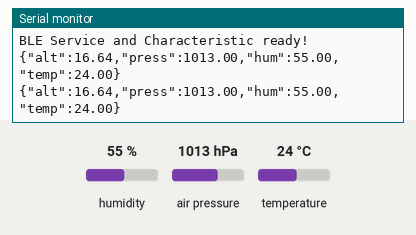
Recording of a sketch running on a simulated ESP32. Parts: the last lines printed to the serial monitor. The inputs (shaded band) are chosen by the test bench; at power-on: humidity 55 %, air pressure 1013 hPa, temperature 24 °C. Nothing arrives over Bluetooth unless stated; a phone connects over Bluetooth LE 3 s after start.

Above: at 1.2 s.
1.3 s: humidity set to 22 %
At 2.6 s:
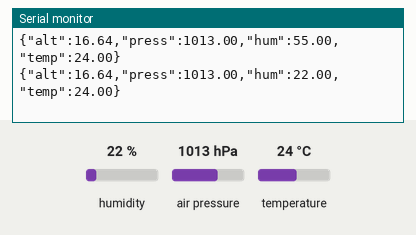
2.8 s: air pressure set to 952 hPa
At 3.7 s:
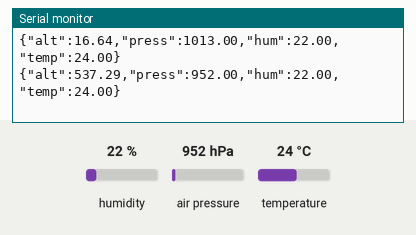
4.3 s: temperature set to 12 °C
At 5.5 s:
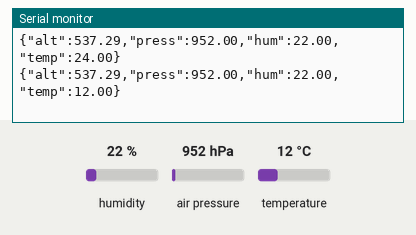

The sketch:

02_Send_BME280.ino
```cpp
/*
    This code sets up a BLE server on an ESP32 with a single service and characteristic.
    It periodically updates the characteristic with altitude, pressure, humidity, and temperature data
    and sends it to BLE clients every 1 second.
*/

#include <BLEDevice.h>      // BLE device control and initialization
#include <BLEUtils.h>       // Utility functions for BLE operations
#include <BLEServer.h>      // BLE server management
#include <Adafruit_BME280.h> // Library for interacting with the BME280 sensor

// https://www.uuidgenerator.net/version1
#define SERVICE_UUID        "4fafc201-1fb5-459e-8fcc-c5c9c331914b" // Unique identifier for the BLE service
#define CHARACTERISTIC_UUID "beb5483e-36e1-4688-b7f5-ea07361b26a8" // Unique identifier for the BLE characteristic

Adafruit_BME280 bme;    // Create a BME280 sensor object for reading environmental data
BLECharacteristic *pCharacteristic;   // Pointer to the BLE characteristic, allowing updates globally

void setup() {
  Serial.begin(115200); // Initialize the serial monitor for debugging
  Serial.println("Starting BLE work!");

  // Initialize the BME280 sensor and check if it is found
  if (!bme.begin()) {
    // If initialization fails, print an error and halt
    Serial.println("Failed to find Hibiscus Sense BME280 chip");
  }

  // Initialize the BLE device and give it a name
  BLEDevice::init("FIQXQDIN BLE");

  // Create a BLE server to manage BLE client connections
  BLEServer *pServer = BLEDevice::createServer();

  // Create a BLE service within the server
  BLEService *pService = pServer->createService(SERVICE_UUID);

  // Create a characteristic with read and notify properties
  pCharacteristic = pService->createCharacteristic(
    CHARACTERISTIC_UUID, // Unique identifier for the characteristic
    BLECharacteristic::PROPERTY_READ | BLECharacteristic::PROPERTY_NOTIFY // Clients can read and receive updates
  );

  // Initialize the characteristic with a default value
  pCharacteristic->setValue("Initializing...");

  // Start the BLE service to make it available for clients
  pService->start();

  // Configure BLE advertising to make the device discoverable
  BLEAdvertising *pAdvertising = BLEDevice::getAdvertising();
  pAdvertising->addServiceUUID(SERVICE_UUID); // Add the service UUID to the advertising packet
  pAdvertising->setScanResponse(true);        // Enable scan response for more advertising data
  pAdvertising->setMinPreferred(0x06);        // Set advertising intervals (min)
  pAdvertising->setMinPreferred(0x12);        // Set advertising intervals (max)

  BLEDevice::startAdvertising();    // Start advertising the BLE service

  Serial.println("BLE Service and Characteristic ready!");
}

void loop() {
  float altitude = bme.readAltitude(1015);    // Read altitude from the BME280 sensor, using the sea-level pressure (in hPa) as a reference
  float pressure = bme.readPressure() / 100.00;   // Read pressure from the sensor and convert it from Pa to Pa
  float humidity = bme.readHumidity();    // Read humidity percentage from the sensor
  float temperature = bme.readTemperature();    // Read temperature in Celsius from the sensor

  // Format the sensor data into a JSON-like string
  char data[128]; // Buffer for the JSON string
  snprintf(data, sizeof(data),
           "{\"alt\":%.2f,\"press\":%.2f,\"hum\":%.2f,\"temp\":%.2f}",
           altitude, pressure, humidity, temperature);

  pCharacteristic->setValue(data);    // Update the BLE characteristic with the new data
  pCharacteristic->notify();    // Notify connected BLE clients of the updated data

  Serial.println(data);   // Print the data to the serial monitor for debugging
  delay(1000);    // Delay for 1 second before repeating
}
```

Measured:
- after the input at 1.3 s, the serial monitor: prints a new line after 0.71 s (image 1)
- after the input at 2.8 s, the serial monitor: prints a new line after 0.22 s (image 2)
- after the input at 4.3 s, the serial monitor: prints a new line after 0.73 s (image 3)
